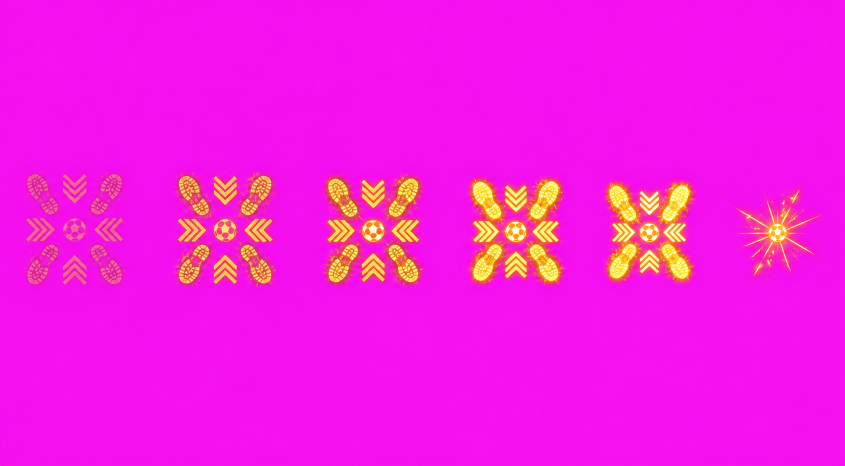
#> input picture art-source/vfx/aerial-target-strip-src.png, 1690 x 931 px, given in place of n-grid-src.png, which was not available (shown at 1/2 size)
$ python process_directional_bosses.py
#> lines starting #> are read from the running program, lines starting #| are printed output that depends on the picture; pictures that were not available may be replaced by others from this repository, and a replacement may not be noted
#!/usr/bin/env python3
"""Normalize generated boss direction grids and the Matchday Wipeout VFX.

The source grids remain untouched. This script writes solid-green intermediate
strips; the imagegen chroma-key helper then produces the transparent runtime
assets. Every boss pose is a concrete generated frame, never interpolation.
"""

from __future__ import annotations

from dataclasses import dataclass
from pathlib import Path

import numpy as np
from PIL import Image


ROOT = Path(__file__).resolve().parents[1]
SOURCE_ROOT = ROOT / "art-source" / "enemies" / "directional-v2"
VFX_SOURCE = ROOT / "art-source" / "vfx" / "matchday-wipeout-grid-src.png"
KEY_ROOT = ROOT / "work" / "directional-v2-key"

DIRECTIONS = ("n", "ne", "e", "se", "s", "sw", "w", "nw")
BOSSES = ("boss-drumboss", "boss-official", "boss-captain")
# Directional run poses can extend both legs and boss equipment horizontally.
# A 480px cell preserves the widest measured 448px pose at the same 300px
# visible height as the existing runtime boss art.
FRAME_W = 480
FRAME_H = 320
FRAME_COUNT = 12
TARGET_VISIBLE_HEIGHT = 300
FEET_Y = 312
KEY_RGB = np.array([0, 255, 0], dtype=np.uint8)


@dataclass(frozen=True)
class Crop:
    image: Image.Image
    visible_width: int
    visible_height: int
    visible_left: int
    visible_top: int


def foreground_mask(rgb: np.ndarray) -> np.ndarray:
    """Return a conservative non-green mask that keeps dark fine details."""
    distance = np.linalg.norm(rgb.astype(np.float32) - KEY_RGB.astype(np.float32), axis=2)
    green_dominance = rgb[:, :, 1].astype(np.int16) - np.maximum(
        rgb[:, :, 0].astype(np.int16), rgb[:, :, 2].astype(np.int16)
    )
    return (distance > 44) & (green_dominance < 76)


def crop_grid_cell(image: Image.Image, col: int, row: int) -> Crop:
    width, height = image.size
    x0 = round(col * width / 4)
    x1 = round((col + 1) * width / 4)
    y0 = round(row * height / 3)
    y1 = round((row + 1) * height / 3)
    cell = image.crop((x0, y0, x1, y1)).convert("RGB")
    mask = foreground_mask(np.asarray(cell))
    ys, xs = np.where(mask)
    if len(xs) < 900:
        raise ValueError(f"Grid cell ({col}, {row}) has too little foreground: {len(xs)} pixels")

    left = int(xs.min())
    right = int(xs.max()) + 1
    top = int(ys.min())
    bottom = int(ys.max()) + 1
    pad = 8
    crop_left = max(0, left - pad)
    crop_top = max(0, top - pad)
    crop_right = min(cell.width, right + pad)
    crop_bottom = min(cell.height, bottom + pad)
    return Crop(
        image=cell.crop((crop_left, crop_top, crop_right, crop_bottom)),
        visible_width=right - left,
        visible_height=bottom - top,
        visible_left=left - crop_left,
        visible_top=top - crop_top,
    )


def stabilize(crop: Crop) -> Image.Image:
    scale = TARGET_VISIBLE_HEIGHT / max(1, crop.visible_height)
    resized_w = max(1, round(crop.image.width * scale))
    resized_h = max(1, round(crop.image.height * scale))
    resized = crop.image.resize((resized_w, resized_h), Image.Resampling.LANCZOS)

    visible_center_x = (crop.visible_left + crop.visible_width / 2) * scale
    visible_bottom_y = (crop.visible_top + crop.visible_height) * scale
    x = round(FRAME_W / 2 - visible_center_x)
    y = round(FEET_Y - visible_bottom_y)

    frame = Image.new("RGB", (FRAME_W, FRAME_H), tuple(int(v) for v in KEY_RGB))
    frame.paste(resized, (x, y))
    return frame


def process_boss_grid(source: Path, output: Path) -> None:
    image = Image.open(source).convert("RGB")
#> image is the input picture: PIL image 1690x931 RGB; mean R, G, B 245, 26.4, 226.9
    frames: list[Image.Image] = []
    visible_heights: list[int] = []
    for row in range(3):
        for col in range(4):
            crop = crop_grid_cell(image, col, row)
            visible_heights.append(crop.visible_height)
            frames.append(stabilize(crop))
#> this loop made 3 passes
#> pass 1, in crop_grid_cell, `cell = image.crop((x0, y0, x1, y1)).convert("RGB")`:
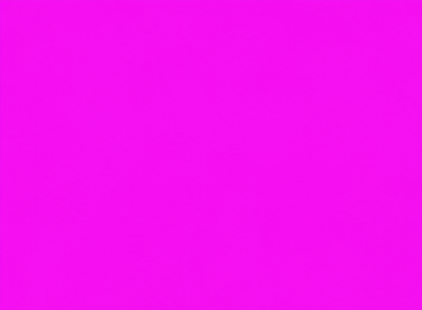
#> cell: PIL image 422x310 RGB; mean R, G, B 245.2, 16, 240.1
#> pass 1, in foreground_mask, `distance = np.linalg.norm(rgb.astype(np.float32) - KEY_RGB.astype(np.f..`:
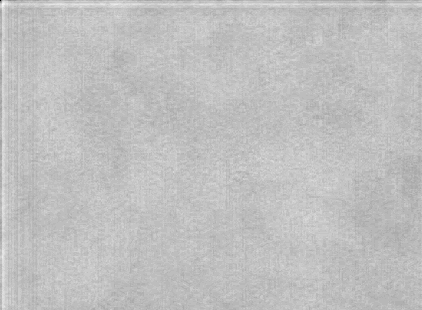
#> distance: shape (310, 422) float32; min 401.3, max 423.8, mean 418.2; drawn with min black and max white
#> pass 1, in foreground_mask, `green_dominance = rgb[:, :, 1].astype(np.int16) - np.maximum( rgb[:, :..`:
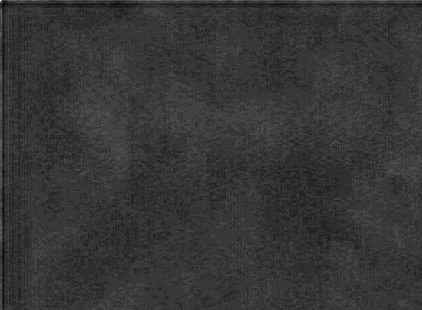
#> green_dominance: shape (310, 422) int16; min -235, max -208, mean -229.2; drawn with min black and max white
#> after the loop, frames = 12 items; visible_heights = [310, 310, 310, 310, 311, 311, 311, 311, 310, 310, 310, 310]
    if len(frames) != FRAME_COUNT:
        raise AssertionError(f"Expected {FRAME_COUNT} frames, got {len(frames)}")

    strip = Image.new("RGB", (FRAME_W * FRAME_COUNT, FRAME_H), tuple(int(v) for v in KEY_RGB))
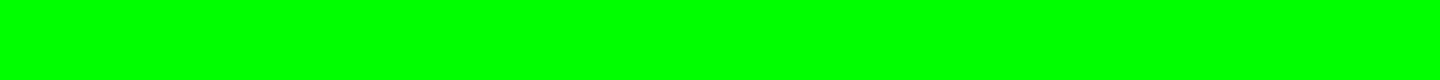
#> strip: PIL image 5760x320 RGB (shown at 1/4 size); mean R, G, B 0, 255, 0
    for index, frame in enumerate(frames):
        strip.paste(frame, (index * FRAME_W, 0))
#> this loop made 12 passes
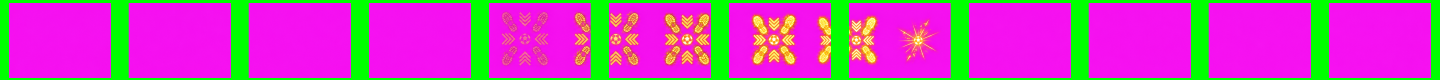
#> strip: PIL image 5760x320 RGB (shown at 1/4 size); mean R, G, B 195.3, 72.8, 180.9
    output.parent.mkdir(parents=True, exist_ok=True)
    strip.save(output, optimize=True)
    print(
        f"{source.relative_to(ROOT)} -> {output.relative_to(ROOT)} "
        f"frames=12 source_h={min(visible_heights)}-{max(visible_heights)} "
        f"runtime={strip.width}x{strip.height}"
    )
#| art-source/enemies/directional-v2/boss-drumboss/n-grid-src.png -> work/directional-v2-key/enemies/boss-drumboss/n.png frames=12 source_h=310-311 runtime=5760x320


def process_wipeout_grid() -> None:
    image = Image.open(VFX_SOURCE).convert("RGB")
    width, height = image.size
    output = KEY_ROOT / "vfx" / "matchday-wipeout-strip.png"
    output.parent.mkdir(parents=True, exist_ok=True)
    strip = Image.new("RGB", (512 * 6, 512), tuple(int(v) for v in KEY_RGB))
    for index in range(6):
        col = index % 3
        row = index // 3
        x0 = round(col * width / 3)
        x1 = round((col + 1) * width / 3)
        y0 = round(row * height / 2)
        y1 = round((row + 1) * height / 2)
        cell = image.crop((x0, y0, x1, y1)).resize((512, 512), Image.Resampling.LANCZOS)
        strip.paste(cell, (index * 512, 0))
    strip.save(output, optimize=True)
    print(f"{VFX_SOURCE.relative_to(ROOT)} -> {output.relative_to(ROOT)} runtime={strip.width}x{strip.height}")


def main() -> None:
    for boss in BOSSES:
        for direction in DIRECTIONS:
            process_boss_grid(
                SOURCE_ROOT / boss / f"{direction}-grid-src.png",
                KEY_ROOT / "enemies" / boss / f"{direction}.png",
            )
    process_wipeout_grid()


if __name__ == "__main__":
#> (the run stopped early here; a loop or call above may not have finished)
